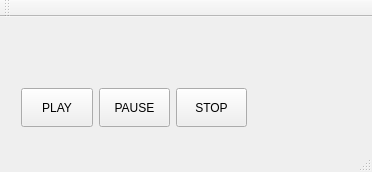
<?xml version="1.0" encoding="UTF-8"?>
<ui version="4.0">
 <class>MainWindow</class>
 <widget class="QMainWindow" name="MainWindow">
  <property name="geometry">
   <rect>
    <x>0</x>
    <y>0</y>
    <width>372</width>
    <height>172</height>
   </rect>
  </property>
  <property name="windowTitle">
   <string>MainWindow</string>
  </property>
  <widget class="QWidget" name="centralWidget">
   <widget class="QWidget" name="horizontalLayoutWidget">
    <property name="geometry">
     <rect>
      <x>10</x>
      <y>60</y>
      <width>248</width>
      <height>61</height>
     </rect>
    </property>
    <layout class="QHBoxLayout" name="horizontalLayout">
     <item>
      <widget class="QPushButton" name="pushButtonPLAY">
       <property name="sizePolicy">
        <sizepolicy hsizetype="Fixed" vsizetype="Minimum">
         <horstretch>0</horstretch>
         <verstretch>0</verstretch>
        </sizepolicy>
       </property>
       <property name="text">
        <string>PLAY</string>
       </property>
      </widget>
     </item>
     <item>
      <widget class="QPushButton" name="pushButtonPAUSE">
       <property name="sizePolicy">
        <sizepolicy hsizetype="Fixed" vsizetype="Minimum">
         <horstretch>0</horstretch>
         <verstretch>0</verstretch>
        </sizepolicy>
       </property>
       <property name="text">
        <string>PAUSE</string>
       </property>
      </widget>
     </item>
     <item>
      <widget class="QPushButton" name="pushButtonSTOP">
       <property name="sizePolicy">
        <sizepolicy hsizetype="Fixed" vsizetype="Minimum">
         <horstretch>0</horstretch>
         <verstretch>0</verstretch>
        </sizepolicy>
       </property>
       <property name="text">
        <string>STOP</string>
       </property>
      </widget>
     </item>
    </layout>
   </widget>
  </widget>
  <widget class="QMenuBar" name="menuBar">
   <property name="geometry">
    <rect>
     <x>0</x>
     <y>0</y>
     <width>372</width>
     <height>16</height>
    </rect>
   </property>
  </widget>
  <widget class="QToolBar" name="mainToolBar">
   <attribute name="toolBarArea">
    <enum>TopToolBarArea</enum>
   </attribute>
   <attribute name="toolBarBreak">
    <bool>false</bool>
   </attribute>
  </widget>
  <widget class="QStatusBar" name="statusBar"/>
 </widget>
 <layoutdefault spacing="6" margin="11"/>
 <resources/>
 <connections/>
</ui>
